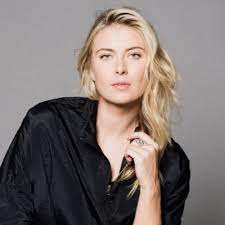
#> input picture model/test_images/download (5).jpg, 225 x 225 px
$ jupyter execute --allow-errors Sports_Celebrity_Classification.ipynb   (shell and % lines are left out)
#> lines starting #> are read from the running program, lines starting #| are printed output that depends on the picture; after the words box and inside, x2 and y2 are one past the last pixel; in counts of white or black regions, pixels touching at a corner belong together
[cell 1]
import numpy as np
import cv2
import matplotlib
from matplotlib import pyplot as plt

[cell 2]
img = cv2.imread('./test_images/download (5).jpg')
#> img is the input picture: shape (225, 225, 3); mean B, G, R 113.1, 115.6, 126.1
img.shape
#> Out = (225, 225, 3)

[cell 3]
plt.imshow(img)

[cell 4]
gray = cv2.cvtColor(img, cv2.COLOR_BGR2GRAY)
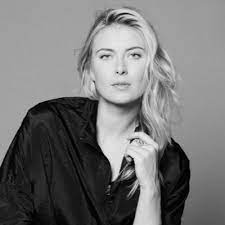
#> gray: shape (225, 225); min 0, max 244, mean 118.3
gray.shape
#> Out = (225, 225)

[cell 5]
plt.imshow(gray, cmap='gray')

[cell 6]
face_cascade = cv2.CascadeClassifier('./opencv/haarcascades/haarcascade_frontalface_default.xml')
eye_cascade = cv2.CascadeClassifier('./opencv/haarcascades/haarcascade_eye.xml')

faces = face_cascade.detectMultiScale(gray, 1.3, 5)
#> faces = [[85, 28, 71, 71]]
faces
#> Out = [[85, 28, 71, 71]]

[cell 7]
(x, y, w, h) = faces[0]
#> x = 85; y = 28; w = 71; h = 71
x, y, w, h
#> Out = (85, 28, 71, 71)

[cell 8]
face_img = cv2.rectangle(img, (x,y), (x+w, y+h), (255, 0, 0), 2)
plt.imshow(face_img)

[cell 9]
# cv2.destroyAllWindows()
for(x, y, w, h) in faces:
    face_img = cv2.rectangle(img, (x, y), (x+w, y+h), (255, 0, 0), 2)
    roi_gray = gray[y:y+h, x:x+w]
    roi_color = face_img[y:y+h, x:x+w]
    eyes = eye_cascade.detectMultiScale(roi_gray)
    for(ex, ey, ew, eh) in eyes:
        cv2.rectangle(roi_color, (ex, ey), (ex+ew, ey+eh), (0, 255, 0), 2)
#> this loop made 1 pass
#> (x, y, w, h, eyes) on pass 1: (85, 28, 71, 71, [[38, 16, 24, 24], [6, 16, 24, 24]])
#> pass 1, `roi_gray = gray[y:y+h, x:x+w]`:
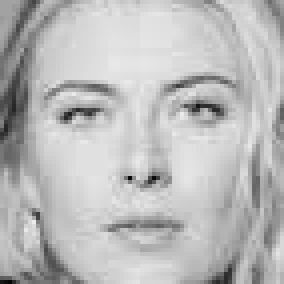
#> roi_gray: shape (71, 71) (shown 4 times larger); min 5, max 236, mean 186.3
#> pass 1, `roi_color = face_img[y:y+h, x:x+w]`:
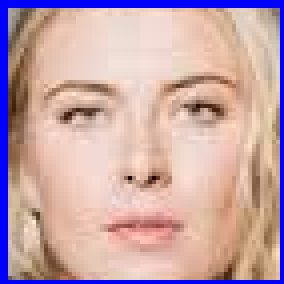
#> roi_color: shape (71, 71, 3) (shown 4 times larger); mean B, G, R 169.4, 165.4, 197.5
#> after the loop:
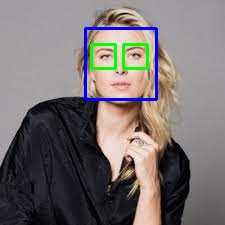
#> img: shape (225, 225, 3); mean B, G, R 113.4, 113.9, 120.7
#> after the loop:
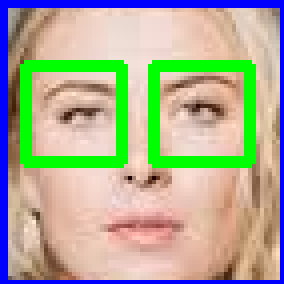
#> roi_color: shape (71, 71, 3) (shown 4 times larger); 11.27% of pixels changed, all inside (x1, y1, x2, y2) = (5, 15, 64, 42)


plt.figure()
plt.imshow(face_img, cmap='gray')
plt.show()

[cell 10]
plt.imshow(roi_color, cmap='gray')

[cell 11]
def get_cropped_image_if_2_eyes(image_path):
#> called with image_path = './test_images/download (5).jpg'
    img = cv2.imread(image_path)
    gray = cv2.cvtColor(img, cv2.COLOR_BGR2GRAY)
    faces = face_cascade.detectMultiScale(gray, 1.3, 5)
#> faces = [[85, 28, 71, 71]]
    for(x, y, w, h) in faces:
        roi_gray = gray[y:y+h, x:x+w]
        roi_color = img[y:y+h, x:x+w]
        eyes = eye_cascade.detectMultiScale(roi_gray)
        if len(eyes)>=2:
            return roi_color
#> this loop made 1 pass
#> pass 1, in get_cropped_image_if_2_eyes, `roi_color = img[y:y+h, x:x+w]`:
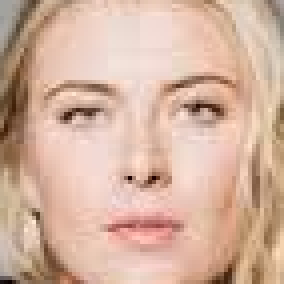
#> roi_color: shape (71, 71, 3) (shown 4 times larger); mean B, G, R 159.3, 178.2, 212.5

[cell 12]
original_image = cv2.imread('./test_images/download (5).jpg')
plt.imshow(original_image)

[cell 13]
cropped_image = get_cropped_image_if_2_eyes('./test_images/download (5).jpg')
plt.imshow(cropped_image)

[cell 14]
org_image_obstructed = cv2.imread('./test_images/images (21).jpg')
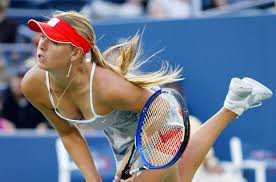
#> input picture model/test_images/images (21).jpg, 276 x 182 px
#> org_image_obstructed is the input picture: shape (182, 276, 3); mean B, G, R 141, 120.9, 111.8
plt.imshow(org_image_obstructed)

[cell 15]
cropped_image_no_2_eyes = get_cropped_image_if_2_eyes('./test_images/images (21).jpg')
#> call 2 of get_cropped_image_if_2_eyes, with image_path = './test_images/images (21).jpg'
#> in get_cropped_image_if_2_eyes (call 2), `gray = cv2.cvtColor(img, cv2.COLOR_BGR2GRAY)`:
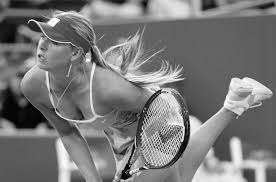
#> gray: shape (182, 276); min 0, max 254, mean 120.5
#> in get_cropped_image_if_2_eyes (call 2), `faces = face_cascade.detectMultiScale(gray, 1.3, 5)`: faces = ()
print(cropped_image_no_2_eyes)

[cell 16]
path_to_data = "./dataset/"
path_to_crop_data = "./dataset/cropped/"

[cell 17]
import os
img_dirs = []
for entry in os.scandir(path_to_data):
    if entry.is_dir():
        img_dirs.append(entry.path)

[cell 18]
img_dirs

[cell 19]
import shutil
if os.path.exists(path_to_crop_data):
    shutil.rmtree(path_to_crop_data)
os.mkdir(path_to_crop_data)

[cell 20]
cropped_image_dirs = []
celebrity_file_names_dict = {}

#> (the rest of this cell did not finish here and is left out)

        if roi_color is not None:
            cropped_folder = path_to_crop_data + celebrity_name
            if not os.path.exists(cropped_folder):
                os.makedirs(cropped_folder)
                cropped_image_dirs.append(cropped_folder)
                print("Generating cropped images in folder: ", cropped_folder)

            cropped_file_name = celebrity_name + str(count) + ".png"
            cropped_file_path = cropped_folder + "/" + cropped_file_name

            cv2.imwrite(cropped_file_path, roi_color)
            celebrity_file_names_dict[celebrity_name].append(cropped_file_path)
            count+=1

[cell 21]
import numpy as np
import pywt
import cv2

def w2d(img, mode='haar', level=1):
#> called with mode = 'db1', level = 5
    imArray = img
    #Datatype conversions
    #convert to grayscale
    imArray = cv2.cvtColor( imArray,cv2.COLOR_RGB2GRAY )
    #convert to float
    imArray =  np.float32(imArray)
    imArray /= 255;
    # compute coefficients
    coeffs=pywt.wavedec2(imArray, mode, level=level)
#> coeffs = 6 items

    #Process Coefficients
    coeffs_H=list(coeffs)
#> coeffs_H = 6 items
    coeffs_H[0] *= 0;

    # reconstruction
    imArray_H=pywt.waverec2(coeffs_H, mode);
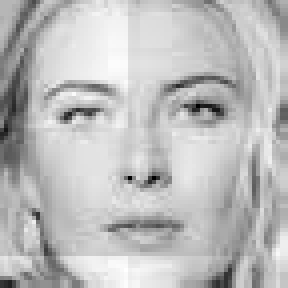
#> imArray_H: shape (72, 72) float32 (shown 4 times larger); min -0.698, max 0.246, mean 3.68e-10; drawn with min black and max white
    imArray_H *= 255;
    imArray_H =  np.uint8(imArray_H)
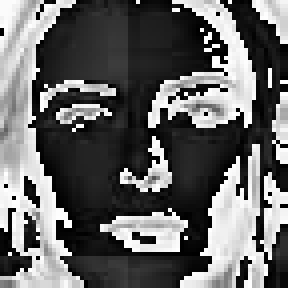
#> imArray_H: shape (72, 72) (shown 4 times larger); min 0, max 255, mean 100.9

    return imArray_H

[cell 22]
im_har = w2d(cropped_image,'db1',5)
plt.imshow(im_har, cmap='gray')

[cell 23]
celebrity_file_names_dict

[cell 24]
class_dict = {}
count = 0
for celebrity_name in celebrity_file_names_dict.keys():
    class_dict[celebrity_name] = count
    count = count+1
class_dict
